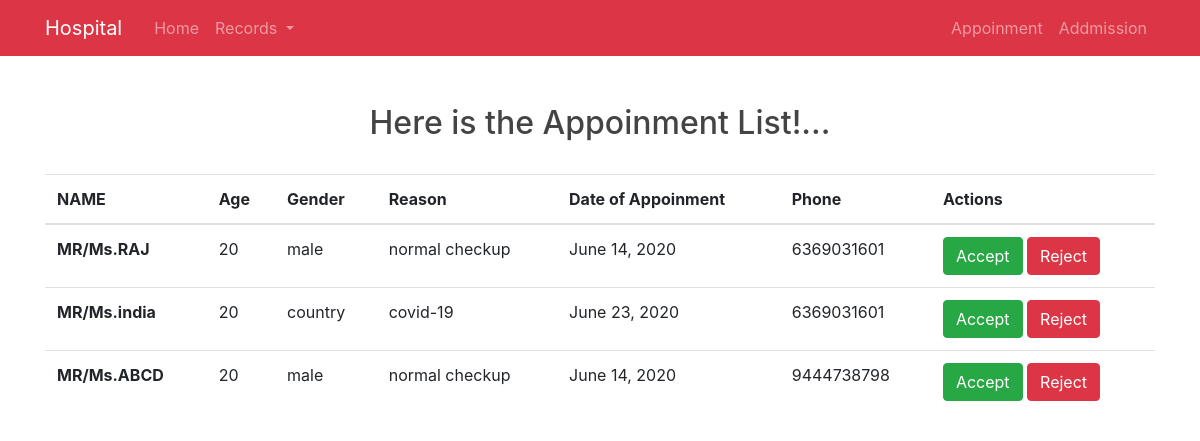
The app's page /appoinment/detail/ with its own data.
### hospitalapp/models.py (models this page shows)
class Appoinment(models.Model):
    name = models.CharField(max_length=50,null=True,blank=True)
    age = models.IntegerField(null=True,blank=True)
    gender = models.CharField(max_length=10,null=True,blank=True)
    reason = models.CharField(max_length=100,null=True,blank=True)
    date = models.DateField()
    phone = models.IntegerField(null=True,blank=True)

### hospitalapp/views.py (the view)
# urls.py: path('appoinment/detail/',views.detail,name='detail'),
def detail(request):
    context = {
        'appoinments':Appoinment.objects.all()
    }
    return render(request,'appoinment_details.html',context)

### hospitalapp/templates/appoinment_details.html
{% extends 'base.html' %}
{% block content %}
<div class="container mt-5">
    <h2 class="text-center">Here is the Appoinment List!...</h2>
    <br>
    <table class="table table-hover">
        <thead>
          <tr>
            <th scope="col">NAME</th>
            <th scope="col">Age</th>
            <th scope="col">Gender</th>
            <th scope="col">Reason</th>
            <th scope="col">Date of Appoinment</th>
            <th scope="col">Phone</th>
            <th scope="col">Actions</th>
          </tr>
        </thead>
        <tbody>
            {% for appoinment in appoinments %}
          <tr>
            <th scope="row">MR/Ms.{{ appoinment.name }}</th>
            <td>{{ appoinment.age }}</td>
            <td>{{ appoinment.gender }}</td>
            <td>{{ appoinment.reason }}</td>
            <td>{{ appoinment.date }}</td>
            <td>{{ appoinment.phone }}</td>
            <td><a href="/send/" class="btn btn-success">Accept</a> <a href="/delete/{{appoinment.id}}" class="btn btn-danger">Reject</a></td>
          </tr>
          {% endfor %}
        </tbody>
      </table>
</div>
{% endblock %}

### hospitalapp/templates/base.html (shortened to what this page needs)
{% load static %}
<!DOCTYPE html>
<html lang="en">
<head>
    <link rel="stylesheet" href="{% static 'css/style.css' %}">
    <link rel="stylesheet" href="https://stackpath.bootstrapcdn.com/bootstrap/4.5.0/css/bootstrap.min.css">
</head>
<body>
    <header class="site-header">
        <nav class="navbar navbar-expand-md navbar-dark bg-danger">
          <div class="container">
            <a class="navbar-brand mr-4" href="/">Hospital</a>
            <div class="collapse navbar-collapse" id="navbarToggle">
              <div class="navbar-nav mr-auto">
                <a class="nav-item nav-link" href="/">Home</a>
                <li class="nav-item dropdown">
                    <a class="nav-link dropdown-toggle" href="#" id="navbarDropdown" role="button" data-toggle="dropdown" aria-haspopup="true" aria-expanded="false">
                      Records
                    </a>
                  </li>
              </div>
              <div class="navbar-nav">
                <a class="nav-item nav-link" href="{% url 'appoinment' %}">Appoinment</a>
                <a class="nav-item nav-link" href="{% url 'admission' %}">Addmission</a>
              </div>
            </div>
          </div>
        </nav>
      </header>
    {% block content %}
    {% endblock %}
</body>
</html>

### hospitalapp/static/css/style.css (style rules this page uses)
body { background: #fafafa; color: #333333; margin-top: 5rem; }
h1, h2, h3, h4, h5, h6 { color: #444444; }
.site-header .navbar-nav .nav-link { color: #cbd5db; }

### records on screen
Appoinment: name "RAJ", age "20", gender "male", reason "normal checkup", date "June 14, 2020", phone "6369031601"
Appoinment: name "india", age "20", gender "country", reason "covid-19", date "June 23, 2020", phone "6369031601"
Appoinment: name "ABCD", age "20", gender "male", reason "normal checkup", date "June 14, 2020", phone "9444738798"
